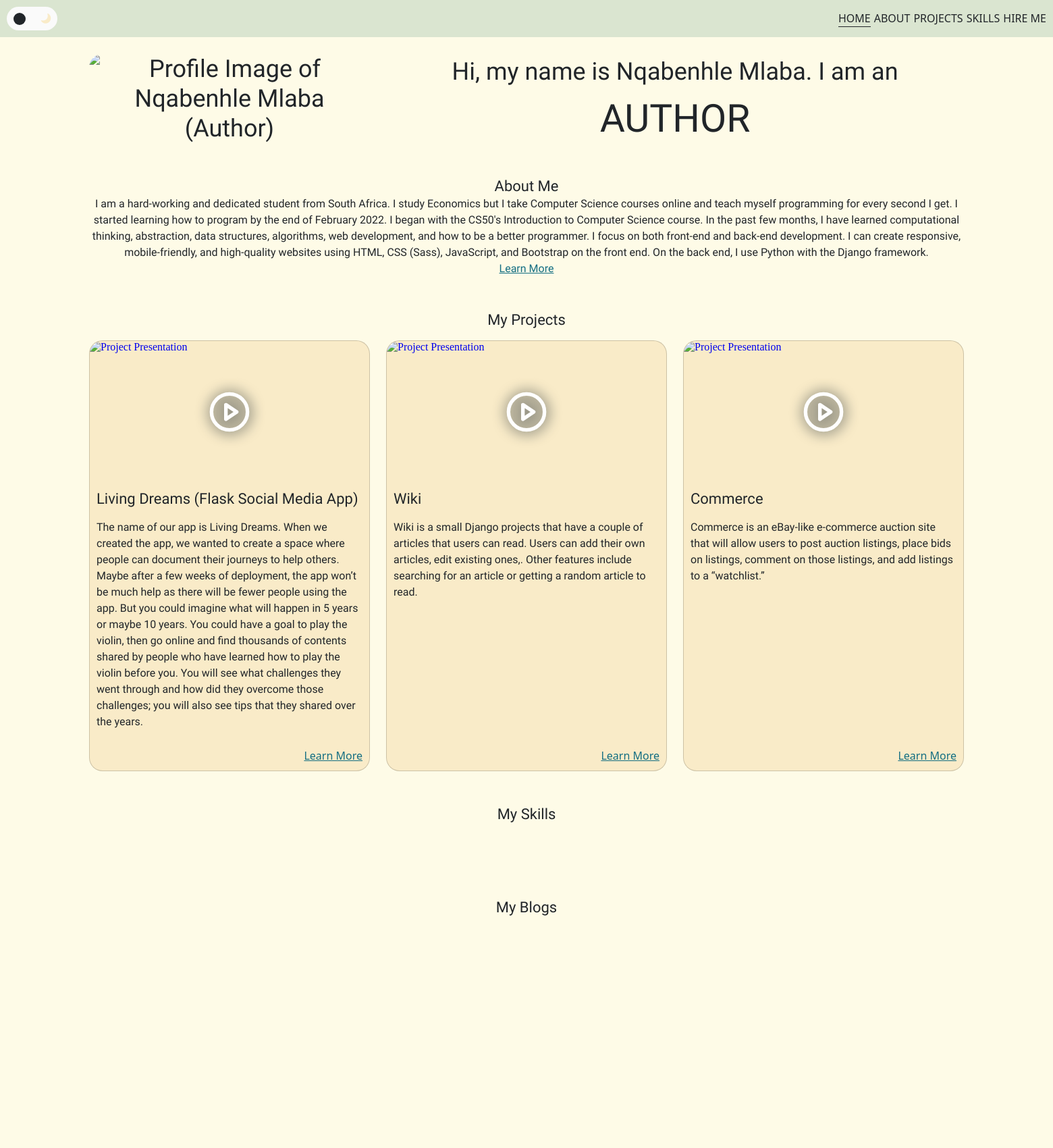
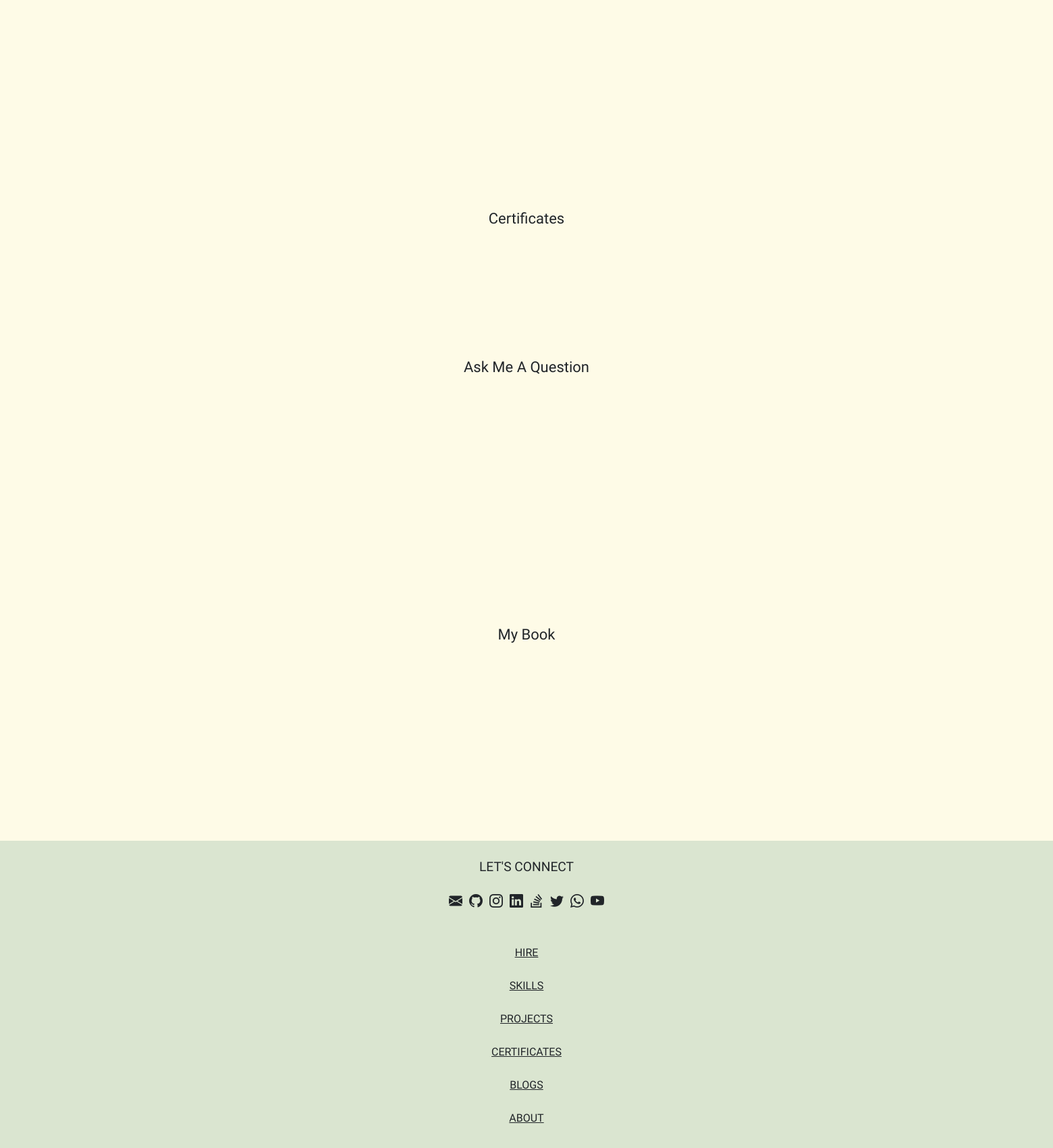
The page / (upper part) on the database its author committed (2 pictures, top to bottom).
### portfolio/models.py (models this page shows, shortened)
class Project(models.Model):
    name = models.CharField(max_length=100)
    about = models.TextField(max_length=2000)
    embed_link = models.CharField(max_length=200)
    video_link = models.CharField(max_length=200)
    github_repo = models.CharField(max_length=500)
    languages = models.JSONField()

### portfolio/views.py (the view)
# urls.py: path("", views.index, name="index"),
def index(request):
    return render(request, "portfolio/index.html", {
        "skills": Skill.objects.all(),
        "projects": Project.objects.all()[:4],
        "blogs": Blog.objects.all()[:4],
        "certificates": Certificate.objects.all()[:3],
        "book": Book.objects.get()
    })

### portfolio/templates/portfolio/index.html (shortened to what this page needs)
{% extends "portfolio/layout.html" %}
{% load static %}
{% block index %}
<a href="{% url 'portfolio:index' %}" class="active">Home</a>
{% endblock %}
{% block body %}
<section id="hero">
    <div class="container">
        <div class="row">
            <div class="col-sm-12 col-md-4 col-sm-4">
                <img class="skeleton" src="https://scontent-jnb1-1.xx.fbcdn.net/v/t39.30808-6/313427639_107173595544321_8394875718936316881_n.jpg?_nc_cat=103&ccb=1-7&_nc_sid=0debeb&_nc_ohc=EoA30Pps0UcAX-Oq9nd&_nc_ht=scontent-jnb1-1.xx&oh=00_AfDnCxXQ1EYmY0ljEK01Zzidq1wFHTf9Tz-9uRcj4P2EVQ&oe=6372F998" alt="Profile Image of Nqabenhle Mlaba (Author)">
            </div>
            <div class="col-sm-12 col-md-8 col-sm-8 align-middle">
                <div class="text-center">
                    Hi, my name is Nqabenhle Mlaba. I am <span id="article">an</span></p>
                    <div class="title" id="expertise">Author</div>
                </div>
            </div>
        </div>
    </div>
</section>
<section id="about">
    <div class="container view-hidden-middle">
        <div class="header">About Me</div>
        <div class="content">
            I am a hard-working and dedicated student from South Africa. I study Economics but I take Computer Science courses online and teach myself programming for every second I get. I started learning how to program by the end of February 2022. I began with the CS50's Introduction to Computer Science course. In the past few months, I have learned computational thinking, abstraction, data structures, algorithms, web development, and how to be a better programmer.
            I focus on both front-end and back-end development. I can create responsive, mobile-friendly, and high-quality websites using HTML, CSS (Sass), JavaScript, and Bootstrap on the front end. On the back end, I use Python with the Django framework.
            <br>
            <span class="learn-more"><a href="{% url 'portfolio:about' %}">Learn More</a></span>
        </div>
    </div>
</section>
<section id="projects">
    <div class="container">
        <div class="header"><p>My Projects</p></div>
        <div class="row">
            {% for project in projects %}
                {% if forloop.counter == 3 %}
                    <div class="col-sm-12 col-md-6 col-lg-4 view-hidden-left">
                        <div class="card no-margin">
                            {% include "portfolio/subtemplates/project.html" with embed=project.embed_link name=project.name about=project.about github_repo=project.github_repo %}
                        </div>
                    </div>
                {% elif forloop.counter == 4 %}
                    <div class="col-sm-12 col-md-6 col-lg-4 d-none d-md-block d-lg-none view-hidden-left">
                        <div class="card no-margin">
                            {% include "portfolio/subtemplates/project.html" with embed=project.embed_link name=project.name about=project.about github_repo=project.github_repo %}
                        </div>
                    </div>
                {% else %}
                    <div class="col-sm-12 col-md-6 col-lg-4 view-hidden-left">
                        <div class="card">
                            {% include "portfolio/subtemplates/project.html" with embed=project.embed_link name=project.name about=project.about github_repo=project.github_repo %}
                        </div>
                    </div>
                {% endif %}
            {% endfor %}
        </div>
    </div>
</section>
<section id="skills">
    <div class="container">
        <div class="header"><p>My Skills</p></div>
    </div>
</section>
<section id="blogs">
    <div class="container">
        <div class="header">
            <p>My Blogs</p>
        </div>
        <div class="try-flex">
            <div class="row">
            </div>
        </div>
    </div>
</section>
<section id="certificates">
    <div class="container">
        <div class="header"><p>Certificates</p></div>
        <div class="row">
        </div>
    </div>
</section>
<section id="hire">
</section>
<section id="questions">
    <div class="container">
        <div class="header"><p>Ask Me A Question</p></div>
        <div class="row">
        </div>
    </div>
</section>
<section id="book">
    <div class="container">
        <div class="header">
            <p>My Book</p>
        </div>
        <div class="row">
        </div>
    </div>
</section>
{% endblock %}

### portfolio/templates/portfolio/subtemplates/project.html
<div class="show">
    <iframe
        class="skeleton" width="100%" height="210px" src="https://www.youtube.com/embed/{{ embed }}"
        loading="lazy";
        srcdoc="<style>
            *{
                padding: 0;
                margin: 0;
                overflow: hidden;
            }
                body, html {
                height: 100%;
            }
            img, svg {
                position: absolute;
                width: 100%;
                top: 0;
                bottom: 0;
                margin: auto;
            }
            svg {
                filter: drop-shadow(1px 1px 10px hsl(206.5, 70.7%, 8%));
                transition: all 250ms ease-in-out;
            }
                body:hover svg {
                filter: drop-shadow(1px 1px 10px hsl(206.5, 0%, 10%));
                transform: scale(1.2);
            }
            </style>
            <a href='https://www.youtube.com/embed/{{ project.embed_link }}?autoplay=1'>
                <img src='https://img.youtube.com/vi/{{project.embed_link }}/hqdefault.jpg'
                alt='Project Presentation'>
                <svg xmlns='http://www.w3.org/2000/svg' width='64' height='64'
                viewBox='0 0 24 24' fill='none' stroke='#ffffff' stroke-width='2'
                stroke-linecap='round' stroke-linejoin='round' class='feather
                feather-play-circle'><circle cx='12' cy='12' r='10'></circle><polygon
                points='10 8 16 12 10 16 10 8'></polygon></svg>
            </a>
            "
        title="YouTube video player" frameborder="0"
        allow="accelerometer; autoplay; clipboard-write; encrypted-media; gyroscope; picture-in-picture"
        allowfullscreen>
    </iframe>
</div>
<div class="info">
    <div class="header text-start">
        <p>{{ name }}</p>
    </div>
    <div class="content text-start about">{{ about }}</div>
    <div class="text-end">
        <span class="learn-more"><a href="{{ github_repo }}" target="_blank">Learn More</a></span>
    </div>
</div>

### portfolio/static/portfolio/styles.css (style rules this page uses)
:root { --primary-color: #FEFBE7; --secondary-color: #F9EBC8; --tertiary-color: #DAE5D0; --primary-dark-color: #132C33; --secondary-dark-color: #126E82; --tertiary-dark-color: #51C4D3; --text-light-color: #FAFAFA; --text-dark-color: #212529; }
.skeleton { width: 100%; aspect-ratio: 1/1; animation: skeleton-loading 1s linear infinite alternate; }
.align-middle { display: flex; align-items: center; justify-content: center; }
.no-margin { margin: 0 !important; }
* { box-sizing: border-box; }
body { margin: 0; }
a, a:hover, a:active { text-decoration: none; color: inherit; cursor: pointer; }
section { padding: 25px 0; }
.header { line-height: 20px; font-size: 16px; font-weight: 500; font-family: "Glory", sans-serif; }
.content { line-height: 16px; font-size: 12px; font-family: "Glory", sans-serif; }
.learn-more { color: var(--secondary-dark-color); text-decoration: underline; }
.card { width: 100%; height: calc(100% - 16px); border-radius: 20px; background-color: var(--secondary-color); position: relative; z-index: 1; overflow: hidden; margin-bottom: 16px; }
.card .show { height: 210px; z-index: 1; overflow: hidden; }
.card .info { padding: 10px; margin-bottom: 50px; }
.card .info .text-end { position: absolute; bottom: 10px; right: 10px; }
img { width: 100%; height: auto; border-radius: 20px; }
.view-hidden-left { opacity: 0; filter: blur(5px); transform: translateX(-100%); transition: all 1s; }
.view-hidden-middle { opacity: 0; filter: blur(5px); transition: all 1s; }
.show { opacity: 1; filter: blur(0); transform: translateX(0); }
.show:nth-child(2) { transition-delay: 200ms; }
.show:nth-child(3) { transition-delay: 400ms; }
header #menu-links a { margin-right: 5px; }
header #menu-links a.active::after { content: ''; display: block; width: 100%; height: 1px; background-color: #212529; }
header #menu-links a::after { content: ''; display: block; width: 0; height: 1px; background-color: #212529; -o-transition: width .3s; -moz-transition: width .3s; -webkit-transition: width .3s; transition: width .3s; }
body { color: var(--text-dark-color); }
#hero { line-height: 28px; font-size: 22px; font-family: "Glory", sans-serif; }
#hero .title { line-height: 44px; font-size: 36px; font-family: "Glory", sans-serif; text-transform: uppercase; }
#skills { color: var(--text-dark-color); }
#projects { padding-bottom: calc(25px - 16px); }
#projects .card { margin-bottom: 16px; height: 100; }
#blogs { padding-bottom: calc(25px 0 - 16px); }
@media only screen and (min-width: 992px) { .card { margin: 0; } }
@media only screen and (min-width: 600px) { .header { line-height: 24px; font-size: 16px; font-weight: 500; font-family: "Glory", sans-serif; } }
@media only screen and (min-width: 600px) { .content { line-height: 20px; font-size: 14px; font-family: "Glory", sans-serif; } }
@media only screen and (min-width: 992px) { .header { line-height: 28px; font-size: 22px; font-family: "Glory", sans-serif; } }
@media only screen and (min-width: 992px) { .content { line-height: 24px; font-size: 16px; font-family: "Glory", sans-serif; } }
@media only screen and (min-width: 600px) { #hero { line-height: 28px; font-size: 22px; font-family: "Glory", sans-serif; } }
@media only screen and (min-width: 600px) { #hero .title { line-height: 52px; font-size: 45px; font-family: "Glory", sans-serif; text-transform: uppercase; } }
@media only screen and (min-width: 992px) { #hero { line-height: 44px; font-size: 36px; font-family: "Glory", sans-serif; } }
@media only screen and (min-width: 992px) { #hero .title { line-height: 64px; font-size: 57px; font-family: "Glory", sans-serif; text-transform: uppercase; } }

### rows shown on the page
Project: name "Living Dreams (Flask Social Media App)", about "The name of our app is Living Dreams. When we created the app, we wanted to create a space where people can document their journeys to help others. Maybe after a few weeks of deployment, the app won’t be much help as there will be fewer people using the app. But you could imagine what will happen in 5 years or maybe 10 years. You could have a goal to play the violin, then go online and find thousands of contents shared by people who have learned how to play the violin before you. You will see what challenges they went through and how did they overcome those challenges; you will also see tips that they shared over the years."
Project: name "Wiki", about "Wiki is a small Django projects that have a couple of articles that users can read. Users can add their own articles, edit existing ones,. Other features include searching for an article or getting a random article to read."
Project: name "Commerce", about "Commerce is an eBay-like e-commerce auction site that will allow users to post auction listings, place bids on listings, comment on those listings, and add listings to a “watchlist.”"
